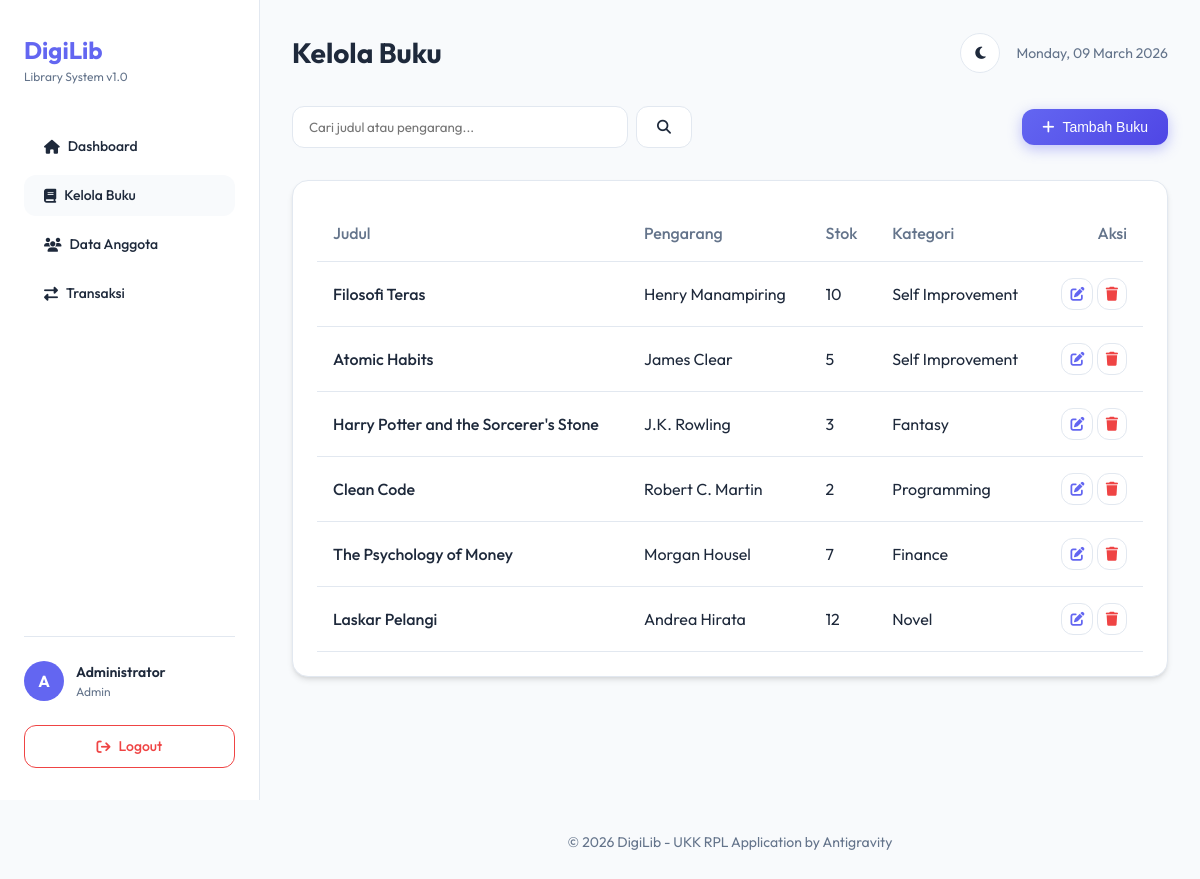
Page /admin/buku.php (signed in) on the committed database.
### tables this page shows
CREATE TABLE IF NOT EXISTS buku (
    id_buku INT AUTO_INCREMENT PRIMARY KEY,
    judul VARCHAR(255) NOT NULL,
    pengarang VARCHAR(100) NOT NULL,
    penerbit VARCHAR(100) NOT NULL,
    tahun YEAR NOT NULL,
    stok INT NOT NULL DEFAULT 0,
    kategori VARCHAR(100),
    created_at TIMESTAMP DEFAULT CURRENT_TIMESTAMP
);

### admin/buku.php (the view, shortened to what this page needs)
<?php
require_once '../config/koneksi.php';
$pageTitle = 'Kelola Buku';
$search = $_GET['search'] ?? '';
$query = "SELECT * FROM buku WHERE judul LIKE ? OR pengarang LIKE ? ORDER BY created_at DESC";
$stmt = $pdo->prepare($query);
$stmt->execute(["%$search%", "%$search%"]);
$books = $stmt->fetchAll();
require_once '../includes/header.php';
?>
<div style="display: flex; justify-content: space-between; align-items: center; margin-bottom: 2rem;">
    <form action="" method="GET" style="display: flex; gap: 0.5rem; max-width: 400px; width: 100%;">
        <input type="text" name="search" class="form-input" placeholder="Cari judul atau pengarang..." value="<?= $search ?>">
        <button type="submit" class="btn btn-secondary"><i class="fa-solid fa-magnifying-glass"></i></button>
    </form>
    <button onclick="openModal()" class="btn btn-primary"><i class="fa-solid fa-plus"></i> Tambah Buku</button>
</div>
<div class="card">
    <div style="overflow-x: auto;">
        <table style="width: 100%; border-collapse: collapse; text-align: left;">
            <thead>
                <tr style="border-bottom: 1px solid var(--border);">
                    <th style="padding: 1rem; color: var(--text-muted); font-weight: 500;">Judul</th>
                    <th style="padding: 1rem; color: var(--text-muted); font-weight: 500;">Pengarang</th>
                    <th style="padding: 1rem; color: var(--text-muted); font-weight: 500;">Stok</th>
                    <th style="padding: 1rem; color: var(--text-muted); font-weight: 500;">Kategori</th>
                    <th style="padding: 1rem; color: var(--text-muted); font-weight: 500; text-align: right;">Aksi</th>
                </tr>
            </thead>
            <tbody>
                <?php foreach ($books as $row): ?>
                <tr style="border-bottom: 1px solid var(--border);">
                    <td style="padding: 1rem; font-weight: 500;"><?= $row['judul'] ?></td>
                    <td style="padding: 1rem;"><?= $row['pengarang'] ?></td>
                    <td style="padding: 1rem;"><?= $row['stok'] ?></td>
                    <td style="padding: 1rem;"><?= $row['kategori'] ?></td>
                    <td style="padding: 1rem; text-align: right;">
                        <button onclick='editBuku(<?= json_encode($row) ?>)' class="btn btn-secondary" style="padding: 0.5rem; color: var(--primary);"><i class="fa-solid fa-pen-to-square"></i></button>
                        <a href="?delete=<?= $row['id_buku'] ?>" onclick="return confirm('Hapus buku ini?')" class="btn btn-secondary" style="padding: 0.5rem; color: var(--danger);"><i class="fa-solid fa-trash"></i></a>
                    </td>
                </tr>
                <?php endforeach; ?>
            </tbody>
        </table>
    </div>
</div>
<?php require_once '../includes/footer.php'; ?>

### includes/header.php (shortened to what this page needs)
<!DOCTYPE html>
<html lang="id">
<head>
    <link rel="stylesheet" href="../assets/css/style.css">
    <link rel="stylesheet" href="https://cdnjs.cloudflare.com/ajax/libs/font-awesome/6.4.0/css/all.min.css">
</head>
<body>
    <div class="sidebar">
        <div class="brand" style="margin-bottom: 2.5rem;">
            <h1 style="font-size: 1.5rem; font-weight: 700; color: var(--primary);">DigiLib</h1>
            <p style="font-size: 0.75rem; color: var(--text-muted);">Library System v1.0</p>
        </div>
        <nav style="display: flex; flex-direction: column; gap: 0.5rem; flex-grow: 1;">
            <?php if ($_SESSION['role'] === 'admin'): ?>
                <a href="dashboard.php" class="btn btn-secondary" style="justify-content: flex-start; border: none; background: <?= basename($_SERVER['PHP_SELF']) == 'dashboard.php' ? 'var(--background)' : 'transparent' ?>;">
                    <i class="fa-solid fa-house"></i> Dashboard
                </a>
                <a href="buku.php" class="btn btn-secondary" style="justify-content: flex-start; border: none; background: <?= basename($_SERVER['PHP_SELF']) == 'buku.php' ? 'var(--background)' : 'transparent' ?>;">
                    <i class="fa-solid fa-book"></i> Kelola Buku
                </a>
                <a href="anggota.php" class="btn btn-secondary" style="justify-content: flex-start; border: none; background: <?= basename($_SERVER['PHP_SELF']) == 'anggota.php' ? 'var(--background)' : 'transparent' ?>;">
                    <i class="fa-solid fa-users"></i> Data Anggota
                </a>
                <a href="transaksi.php" class="btn btn-secondary" style="justify-content: flex-start; border: none; background: <?= basename($_SERVER['PHP_SELF']) == 'transaksi.php' ? 'var(--background)' : 'transparent' ?>;">
                    <i class="fa-solid fa-right-left"></i> Transaksi
                </a>
            <?php endif; ?>
        </nav>
        <div style="margin-top: auto;">
            <hr style="border: 0; border-top: 1px solid var(--border); margin-bottom: 1.5rem;">
            <div style="display: flex; align-items: center; gap: 0.75rem; margin-bottom: 1.5rem;">
                <div style="width: 40px; height: 40px; border-radius: 50%; background: var(--primary); color: white; display: flex; align-items: center; justify-content: center; font-weight: 700;">
                    <?= strtoupper(substr($_SESSION['nama'], 0, 1)) ?>
                </div>
                <div>
                    <p style="font-size: 0.875rem; font-weight: 600;"><?= $_SESSION['nama'] ?></p>
                    <p style="font-size: 0.75rem; color: var(--text-muted);"><?= ucfirst($_SESSION['role']) ?></p>
                </div>
            </div>
            <a href="../auth/logout.php" class="btn btn-secondary" style="width: 100%; border-color: var(--danger); color: var(--danger);">
                <i class="fa-solid fa-arrow-right-from-bracket"></i> Logout
            </a>
        </div>
    </div>
    <main class="main-content">
        <header class="animate-fade-in" style="margin-bottom: 2rem; display: flex; justify-content: space-between; align-items: center;">
            <h2 style="font-weight: 700; font-size: 1.75rem;"><?= $pageTitle ?? 'Dashboard' ?></h2>
            <div style="display: flex; align-items: center; gap: 1rem;">
                <button id="themeToggle" class="btn btn-secondary" style="padding: 0.5rem; border-radius: 50%; width: 40px; height: 40px;">
                    <i class="fa-solid fa-moon"></i>
                </button>
                <div style="color: var(--text-muted); font-size: 0.875rem;">
                    <span id="currentDate"><?= date('l, d F Y') ?></span>
                </div>
            </div>
        </header>

### includes/footer.php (shortened to what this page needs)
    </main>
    <footer style="margin-left: 260px; padding: 2rem; text-align: center; color: var(--text-muted); font-size: 0.875rem;">
        &copy; 2026 DigiLib - UKK RPL Application by Antigravity
    </footer>
</body>
</html>

### assets/css/style.css (style rules this page uses)
:root { --primary: #6366f1; --primary-hover: #4f46e5; --secondary: #ec4899; --accent: #f59e0b; --background: #f8fafc; --surface: #ffffff; --text-main: #1e293b; --text-muted: #64748b; --border: #e2e8f0; --success: #10b981; --danger: #ef4444; --radius-sm: 0.5rem; --radius-md: 0.75rem; --radius-lg: 1rem; --shadow-sm: 0 1px 2px 0 rgb(0 0 0 / 0.05); --shadow: 0 4px 6px -1px rgb(0 0 0 / 0.1), 0 2px 4px -2px rgb(0 0 0 / 0.1); --shadow-lg: 0 10px 15px -3px rgb(0 0 0 / 0.1), 0 4px 6px -4px rgb(0 0 0 / 0.1); --glass: rgba(255, 255, 255, 0.7); --glass-border: rgba(255, 255, 255, 0.3); }
* { margin: 0; padding: 0; box-sizing: border-box; }
body { font-family: 'Outfit', sans-serif; background-color: var(--background); color: var(--text-main); line-height: 1.5; overflow-x: hidden; transition: background-color 0.3s ease; }
.animate-fade-in { animation: fadeIn 0.5s ease forwards; }
.btn { display: inline-flex; align-items: center; justify-content: center; padding: 0.625rem 1.25rem; font-weight: 500; border-radius: var(--radius-md); cursor: pointer; transition: all 0.2s cubic-bezier(0.4, 0, 0.2, 1); border: none; gap: 0.5rem; font-size: 0.875rem; text-decoration: none; }
.btn-primary { background: linear-gradient(135deg, var(--primary), var(--primary-hover)); color: white; box-shadow: 0 4px 14px 0 rgba(99, 102, 241, 0.39); }
.btn-secondary { background: var(--surface); color: var(--text-main); border: 1px solid var(--border); }
.form-input { width: 100%; padding: 0.75rem 1rem; background: var(--surface); border: 1px solid var(--border); border-radius: var(--radius-md); color: var(--text-main); font-family: inherit; transition: all 0.2s; }
.card { background: var(--surface); border-radius: var(--radius-lg); padding: 1.5rem; box-shadow: var(--shadow); border: 1px solid var(--border); transition: transform 0.3s ease, box-shadow 0.3s ease; }
.sidebar { width: 260px; height: 100vh; position: fixed; left: 0; top: 0; background: var(--surface); border-right: 1px solid var(--border); padding: 2rem 1.5rem; display: flex; flex-direction: column; }
.main-content { margin-left: 260px; padding: 2rem; min-height: 100vh; }

### rows in the picture
buku: judul "Filosofi Teras", pengarang "Henry Manampiring", stok "10", kategori "Self Improvement"
buku: judul "Atomic Habits", pengarang "James Clear", stok "5", kategori "Self Improvement"
buku: judul "Harry Potter and the Sorcerer's Stone", pengarang "J.K. Rowling", stok "3", kategori "Fantasy"
buku: judul "Clean Code", pengarang "Robert C. Martin", stok "2", kategori "Programming"
buku: judul "The Psychology of Money", pengarang "Morgan Housel", stok "7", kategori "Finance"
buku: judul "Laskar Pelangi", pengarang "Andrea Hirata", stok "12", kategori "Novel"

### other values in the picture
substr($_SESSION['nama'], 0, 1) "A"
$_SESSION['nama'] "Administrator"
$_SESSION['role'] "Admin"
$pageTitle "Kelola Buku"
